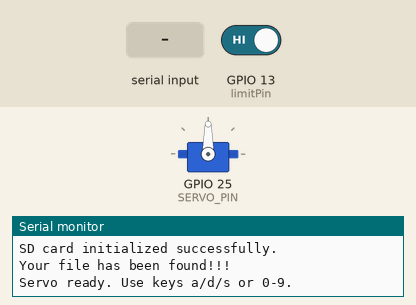
Recording of a sketch running on a simulated ESP32. On the bench: servo, the last lines printed to the serial monitor. The test bench sets the inputs (shaded band); at power-on: GPIO 13 (limitPin) HIGH. Storage starts empty.

Above: at 1.2 s.
1.3 s: "90,45\n" received over Serial
At 1.8 s:
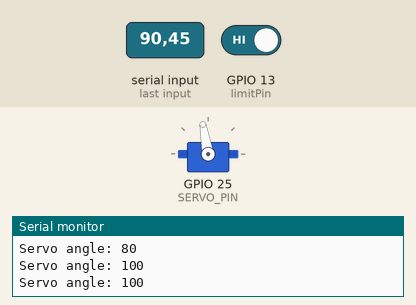
2.8 s: "30,150\n" received over Serial
At 4.0 s:
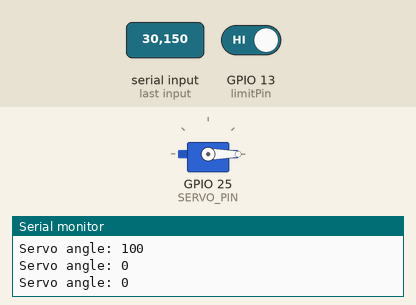
4.3 s: "200\n" received over Serial
7.3 s: "5\n" received over Serial
At 8.5 s:
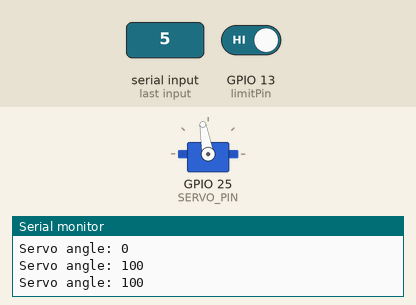
8.8 s: "90\n" received over Serial
At 9.8 s:
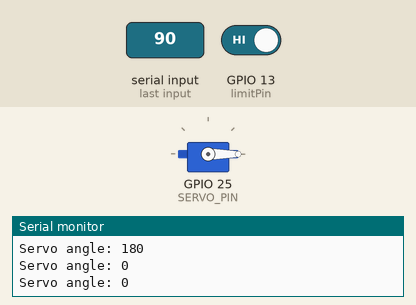
Timing chart, 0 to 11.3 s (numbered marks = the images above; inputs shaded):
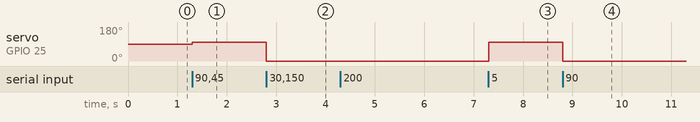

Measured:
- after the input at 1.3 s, servo on GPIO 25 (SERVO_PIN): 90° → 100° at once
- after the input at 2.8 s, servo on GPIO 25 (SERVO_PIN): 100° → 0° at once
- after the input at 7.3 s, servo on GPIO 25 (SERVO_PIN): 0° → 100° at once
- after the input at 8.8 s, servo on GPIO 25 (SERVO_PIN): 100° → 0° at once

The sketch:

servoControl_with_SDcard.ino
```cpp
#include <ESP32Servo.h>

#define SERVO_PIN 25     // NOT 35 – must be an output pin
Servo myServo;
int servoAngle = 90;     // start centered

#include <SPI.h>    //micro sd card is wired in SPI
#include <SD.h>

#define CS_PIN 5    //select SPI pin

File dataFile;

const int limitPin = 13;      //limit switch pin
int count1 = 0;

bool lastState = HIGH;

unsigned long debounce1 = 0;      //used for debouncing the limit switch button (holding pressed will not register as additional presses)
unsigned long lastDebounceTime = 0;
const unsigned long debounce = 10;


void setup() {
  // put your setup code here, to run once:
  // put your setup code here, to run once:
  Serial.begin(115200);
  Serial.println("Starting the magnanimous SD logging system.");

  if (!SD.begin(CS_PIN)) {      //check if SD module can be detected
    Serial.println("SD card initialization failed!");
    return;
  }
  Serial.println("SD card initialized successfully.");

  dataFile = SD.open("/data327.csv", FILE_WRITE);     //MUST USE "/" BEFORE FILE NAME WITH ESP32
  // FILE_WRITE REWRITES. FILE_APPEND CONTINUES TO ADD TO THE FILE.
  if (!dataFile) {
    Serial.println("Error opening file!");
    return;
  }

  Serial.println("Your file has been found!!!");
  dataFile.println("Starting log.");

  pinMode(limitPin, INPUT_PULLUP);
  myServo.attach(SERVO_PIN);
  myServo.write(servoAngle);
  Serial.println("Servo ready. Use keys a/d/s or 0-9.");

}

void loop() {
  // put your main code here, to run repeatedly:
  handleServoKeyboard();
  int limitSwitch = digitalRead(limitPin);

    if (limitSwitch == LOW) {
    if (lastState == HIGH && millis() - debounce1 > debounce) {     //debouncing logic
      Serial.print("press1 ");
      dataFile.print("press1 ");
      Serial.println(count1);
      dataFile.println(count1);
      lastState = LOW;
      count1++;
      debounce1 = 0;
    }
  } else {
    lastState = HIGH;
    debounce1 = millis();
  }

  dataFile.flush(); //ensure data is written and not in buffer
}


void handleServoKeyboard() {
  if (Serial.available()) {
    char key = Serial.read();

    if (key == 'a') {
      servoAngle -= 5;
    }
    else if (key == 'd') {
      servoAngle += 5;
    }
    else if (key == 's') {
      servoAngle = 90;
    }
    else if (key >= '0' && key <= '9') {
      servoAngle = map(key - '0', 0, 9, 0, 180);
    }

    servoAngle = constrain(servoAngle, 0, 180);
    myServo.write(servoAngle);

    Serial.print("Servo angle: ");
    Serial.println(servoAngle);
  }
}
```
